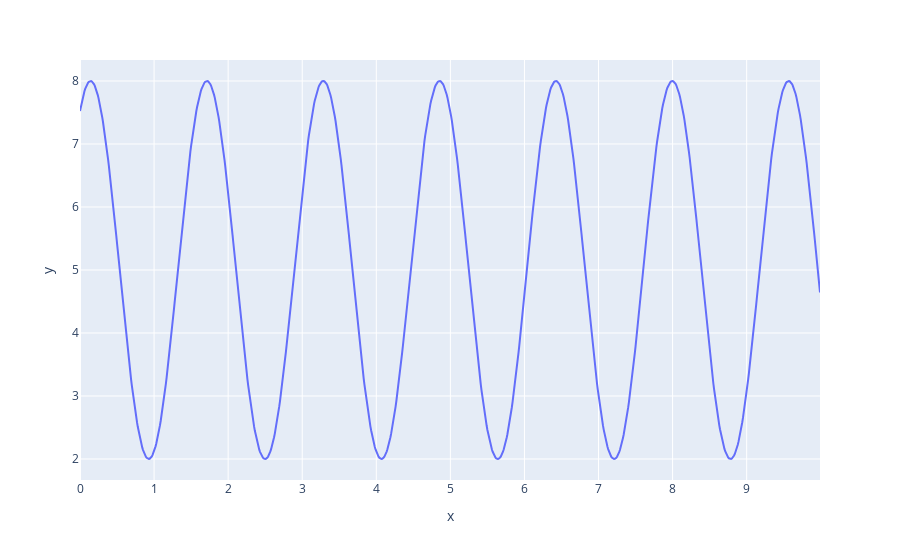

The code cell stored with this chart in its notebook:
### Code cell
fig = px.line(x=x, y=A*np.sin(omega*x + phi) + d)
fig.show()

### Figure 1 — Plotly figure (JSON) as saved in the notebook; plotly's stock layout.template omitted (floating-point values rounded to 4 significant figures; data arrays with more than 128 entries replaced by an {"elided": "..."} marker saying what was removed)
{"data": [{"hovertemplate": "x=%{x}<br>y=%{y}<extra></extra>", "legendgroup": "", "line": {"color": "#636efa", "dash": "solid"}, "mode": "lines", "name": "", "orientation": "v", "showlegend": false, "type": "scatter", "x": {"elided": "1000 float values"}, "xaxis": "x", "y": {"elided": "1000 float values"}, "yaxis": "y"}], "layout": {"autosize": true, "legend": {"tracegroupgap": 0}, "margin": {"t": 60}, "xaxis": {"anchor": "y", "autorange": true, "domain": [0, 1], "range": [0, 9.99], "title": {"text": "x"}, "type": "linear"}, "yaxis": {"anchor": "x", "autorange": true, "domain": [0, 1], "range": [1.667, 8.333], "title": {"text": "y"}, "type": "linear"}}}
